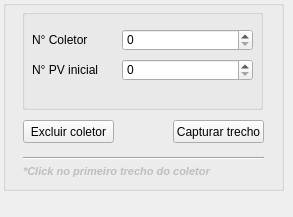
<?xml version="1.0" encoding="UTF-8"?>
<ui version="4.0">
 <class>SewercalcDockWidgetBase</class>
 <widget class="QDockWidget" name="SewercalcDockWidgetBase">
  <property name="geometry">
   <rect>
    <x>0</x>
    <y>0</y>
    <width>293</width>
    <height>217</height>
   </rect>
  </property>
  <property name="sizePolicy">
   <sizepolicy hsizetype="Fixed" vsizetype="Fixed">
    <horstretch>0</horstretch>
    <verstretch>0</verstretch>
   </sizepolicy>
  </property>
  <property name="windowTitle">
   <string>RENOMEAR TRECHOS E PVs</string>
  </property>
  <widget class="QWidget" name="dockWidgetContents">
   <widget class="QGroupBox" name="groupBox_2">
    <property name="geometry">
     <rect>
      <x>3</x>
      <y>0</y>
      <width>281</width>
      <height>191</height>
     </rect>
    </property>
    <property name="sizePolicy">
     <sizepolicy hsizetype="Fixed" vsizetype="Fixed">
      <horstretch>0</horstretch>
      <verstretch>0</verstretch>
     </sizepolicy>
    </property>
    <property name="title">
     <string/>
    </property>
    <widget class="QLabel" name="info_coletor">
     <property name="enabled">
      <bool>false</bool>
     </property>
     <property name="geometry">
      <rect>
       <x>20</x>
       <y>160</y>
       <width>241</width>
       <height>22</height>
      </rect>
     </property>
     <property name="font">
      <font>
       <pointsize>8</pointsize>
       <weight>75</weight>
       <italic>true</italic>
       <bold>true</bold>
      </font>
     </property>
     <property name="text">
      <string>*Click no primeiro trecho do coletor</string>
     </property>
     <property name="textFormat">
      <enum>Qt::AutoText</enum>
     </property>
    </widget>
    <widget class="QPushButton" name="Capturar_trecho">
     <property name="enabled">
      <bool>true</bool>
     </property>
     <property name="geometry">
      <rect>
       <x>170</x>
       <y>120</y>
       <width>91</width>
       <height>23</height>
      </rect>
     </property>
     <property name="sizePolicy">
      <sizepolicy hsizetype="Minimum" vsizetype="Maximum">
       <horstretch>0</horstretch>
       <verstretch>0</verstretch>
      </sizepolicy>
     </property>
     <property name="text">
      <string>Capturar trecho</string>
     </property>
    </widget>
    <widget class="Line" name="line">
     <property name="geometry">
      <rect>
       <x>20</x>
       <y>150</y>
       <width>241</width>
       <height>16</height>
      </rect>
     </property>
     <property name="orientation">
      <enum>Qt::Horizontal</enum>
     </property>
    </widget>
    <widget class="QGroupBox" name="groupBox_Nomear">
     <property name="geometry">
      <rect>
       <x>19</x>
       <y>9</y>
       <width>241</width>
       <height>101</height>
      </rect>
     </property>
     <property name="sizePolicy">
      <sizepolicy hsizetype="Fixed" vsizetype="Fixed">
       <horstretch>0</horstretch>
       <verstretch>0</verstretch>
      </sizepolicy>
     </property>
     <property name="title">
      <string/>
     </property>
     <widget class="QSpinBox" name="Edit_Ncoletor">
      <property name="geometry">
       <rect>
        <x>100</x>
        <y>20</y>
        <width>131</width>
        <height>22</height>
       </rect>
      </property>
     </widget>
     <widget class="QLabel" name="N_coletor">
      <property name="geometry">
       <rect>
        <x>10</x>
        <y>20</y>
        <width>61</width>
        <height>22</height>
       </rect>
      </property>
      <property name="font">
       <font>
        <pointsize>9</pointsize>
       </font>
      </property>
      <property name="text">
       <string>N° Coletor</string>
      </property>
     </widget>
     <widget class="QLabel" name="N_pv">
      <property name="geometry">
       <rect>
        <x>10</x>
        <y>50</y>
        <width>71</width>
        <height>22</height>
       </rect>
      </property>
      <property name="font">
       <font>
        <pointsize>9</pointsize>
       </font>
      </property>
      <property name="text">
       <string>N° PV inicial</string>
      </property>
     </widget>
     <widget class="QSpinBox" name="Edit_Npv">
      <property name="geometry">
       <rect>
        <x>100</x>
        <y>50</y>
        <width>131</width>
        <height>22</height>
       </rect>
      </property>
     </widget>
    </widget>
    <widget class="QPushButton" name="Excluir_coletor">
     <property name="geometry">
      <rect>
       <x>20</x>
       <y>120</y>
       <width>91</width>
       <height>23</height>
      </rect>
     </property>
     <property name="text">
      <string>Excluir coletor</string>
     </property>
    </widget>
   </widget>
  </widget>
 </widget>
 <resources/>
 <connections/>
</ui>
